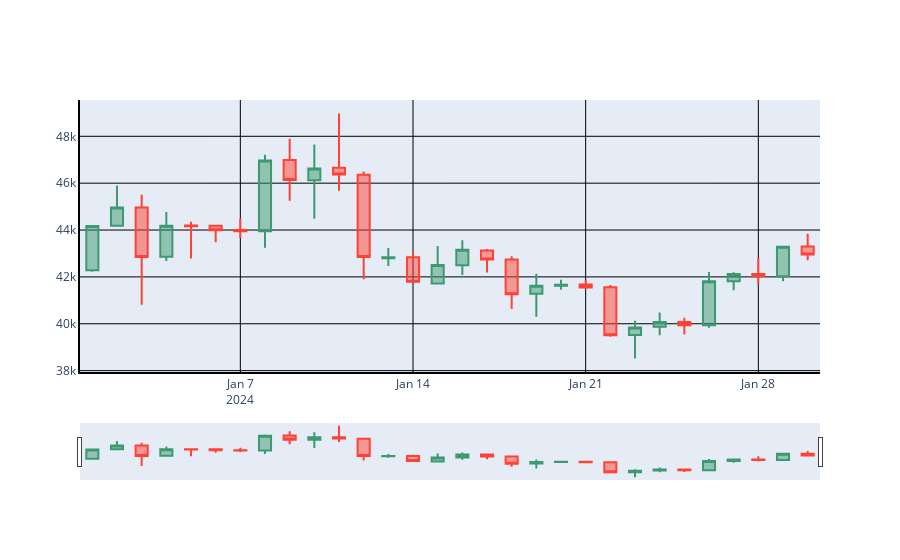

Source (notebook cell):
### Code cell
fig.update_xaxes(showline=True, linewidth=2, linecolor='black', gridcolor='black')
fig.update_yaxes(showline=True, linewidth=2, linecolor='black', gridcolor='black')
fig.show()
